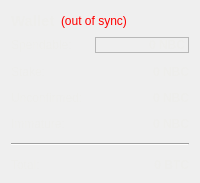
        <widget class="QWidget" name="widget" native="true">
         <property name="styleSheet">
          <string notr="true">color: rgb(238, 238, 236);</string>
         </property>
         <layout class="QVBoxLayout" name="verticalLayout_4">
          <item>
           <layout class="QHBoxLayout" name="horizontalLayout_4">
            <item>
             <widget class="QLabel" name="label_5">
              <property name="font">
               <font>
                <pointsize>11</pointsize>
                <weight>75</weight>
                <bold>true</bold>
               </font>
              </property>
              <property name="text">
               <string>Wallet</string>
              </property>
             </widget>
            </item>
            <item>
             <widget class="QLabel" name="labelWalletStatus">
              <property name="toolTip">
               <string>The displayed information may be out of date. Your wallet automatically synchronizes with the Nexbit network after a connection is established, but this process has not completed yet.</string>
              </property>
              <property name="styleSheet">
               <string notr="true">QLabel { color: red; }</string>
              </property>
              <property name="text">
               <string notr="true">(out of sync)</string>
              </property>
              <property name="alignment">
               <set>Qt::AlignLeading|Qt::AlignLeft|Qt::AlignVCenter</set>
              </property>
             </widget>
            </item>
            <item>
             <spacer name="horizontalSpacer_2">
              <property name="orientation">
               <enum>Qt::Horizontal</enum>
              </property>
              <property name="sizeHint" stdset="0">
               <size>
                <width>40</width>
                <height>20</height>
               </size>
              </property>
             </spacer>
            </item>
           </layout>
          </item>
          <item>
           <layout class="QFormLayout" name="formLayout_2">
            <property name="fieldGrowthPolicy">
             <enum>QFormLayout::AllNonFixedFieldsGrow</enum>
            </property>
            <property name="horizontalSpacing">
             <number>12</number>
            </property>
            <property name="verticalSpacing">
             <number>12</number>
            </property>
            <item row="0" column="0">
             <widget class="QLabel" name="label">
              <property name="text">
               <string>Spendable:</string>
              </property>
             </widget>
            </item>
            <item row="0" column="1">
             <widget class="QLabel" name="labelBalance">
              <property name="font">
               <font>
                <weight>75</weight>
                <bold>true</bold>
               </font>
              </property>
              <property name="cursor">
               <cursorShape>IBeamCursor</cursorShape>
              </property>
              <property name="toolTip">
               <string>Your current spendable balance</string>
              </property>
              <property name="frameShape">
               <enum>QFrame::StyledPanel</enum>
              </property>
              <property name="frameShadow">
               <enum>QFrame::Raised</enum>
              </property>
              <property name="text">
               <string notr="true">0 NBC</string>
              </property>
              <property name="scaledContents">
               <bool>true</bool>
              </property>
              <property name="alignment">
               <set>Qt::AlignRight|Qt::AlignTrailing|Qt::AlignVCenter</set>
              </property>
              <property name="wordWrap">
               <bool>true</bool>
              </property>
              <property name="textInteractionFlags">
               <set>Qt::LinksAccessibleByMouse|Qt::TextSelectableByKeyboard|Qt::TextSelectableByMouse</set>
              </property>
             </widget>
            </item>
            <item row="1" column="0">
             <widget class="QLabel" name="label_6">
              <property name="text">
               <string>Stake:</string>
              </property>
             </widget>
            </item>
            <item row="1" column="1">
             <widget class="QLabel" name="labelStake">
              <property name="font">
               <font>
                <weight>75</weight>
                <bold>true</bold>
               </font>
              </property>
              <property name="cursor">
               <cursorShape>IBeamCursor</cursorShape>
              </property>
              <property name="toolTip">
               <string>Total of coins that was staked, and do not yet count toward the current balance</string>
              </property>
              <property name="text">
               <string notr="true">0 NBC</string>
              </property>
              <property name="alignment">
               <set>Qt::AlignRight|Qt::AlignTrailing|Qt::AlignVCenter</set>
              </property>
              <property name="textInteractionFlags">
               <set>Qt::LinksAccessibleByMouse|Qt::TextSelectableByKeyboard|Qt::TextSelectableByMouse</set>
              </property>
             </widget>
            </item>
            <item row="2" column="0">
             <widget class="QLabel" name="label_3">
              <property name="text">
               <string>Unconfirmed:</string>
              </property>
             </widget>
            </item>
            <item row="2" column="1">
             <widget class="QLabel" name="labelUnconfirmed">
              <property name="font">
               <font>
                <weight>75</weight>
                <bold>true</bold>
               </font>
              </property>
              <property name="cursor">
               <cursorShape>IBeamCursor</cursorShape>
              </property>
              <property name="toolTip">
               <string>Total of transactions that have yet to be confirmed, and do not yet count toward the current balance</string>
              </property>
              <property name="text">
               <string notr="true">0 NBC</string>
              </property>
              <property name="alignment">
               <set>Qt::AlignRight|Qt::AlignTrailing|Qt::AlignVCenter</set>
              </property>
              <property name="textInteractionFlags">
               <set>Qt::LinksAccessibleByMouse|Qt::TextSelectableByKeyboard|Qt::TextSelectableByMouse</set>
              </property>
             </widget>
            </item>
            <item row="3" column="0">
             <widget class="QLabel" name="labelImmatureText">
              <property name="text">
               <string>Immature:</string>
              </property>
             </widget>
            </item>
            <item row="3" column="1">
             <widget class="QLabel" name="labelImmature">
              <property name="font">
               <font>
                <weight>75</weight>
                <bold>true</bold>
               </font>
              </property>
              <property name="toolTip">
               <string>Mined balance that has not yet matured</string>
              </property>
              <property name="text">
               <string notr="true">0 NBC</string>
              </property>
              <property name="alignment">
               <set>Qt::AlignRight|Qt::AlignTrailing|Qt::AlignVCenter</set>
              </property>
              <property name="textInteractionFlags">
               <set>Qt::LinksAccessibleByMouse|Qt::TextSelectableByKeyboard|Qt::TextSelectableByMouse</set>
              </property>
             </widget>
            </item>
            <item row="4" column="0" colspan="2">
             <widget class="Line" name="line">
              <property name="orientation">
               <enum>Qt::Horizontal</enum>
              </property>
             </widget>
            </item>
            <item row="5" column="0">
             <widget class="QLabel" name="labelTotalText">
              <property name="text">
               <string>Total:</string>
              </property>
             </widget>
            </item>
            <item row="5" column="1">
             <widget class="QLabel" name="labelTotal">
              <property name="font">
               <font>
                <weight>75</weight>
                <bold>true</bold>
               </font>
              </property>
              <property name="cursor">
               <cursorShape>IBeamCursor</cursorShape>
              </property>
              <property name="toolTip">
               <string>Your current total balance</string>
              </property>
              <property name="text">
               <string notr="true">0 BTC</string>
              </property>
              <property name="alignment">
               <set>Qt::AlignRight|Qt::AlignTrailing|Qt::AlignVCenter</set>
              </property>
              <property name="textInteractionFlags">
               <set>Qt::LinksAccessibleByMouse|Qt::TextSelectableByKeyboard|Qt::TextSelectableByMouse</set>
              </property>
             </widget>
            </item>
           </layout>
          </item>
         </layout>
        </widget>
